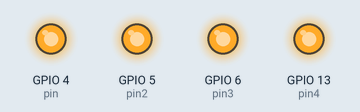
A program run on a simulated Raspberry Pi (BCM pin numbers). Parts: output pins drawn as LEDs (lit = HIGH). At 5.0 s the program stops and its outputs stay as they are.

Above: at 0.1 s.
At 5.1 s:
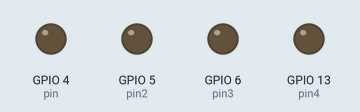
Timing chart, 0 to 6.5 s (numbered marks = the images above):
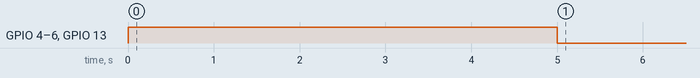

Measured:
- by itself, GPIO 4 (pin), GPIO 5 (pin2), GPIO 6 (pin3), GPIO 13 (pin4): LOW → HIGH at 0.00 s, → LOW 5.0 s later

The program:

testPins.py
```python
from gpiozero import OutputDevice
from time import sleep


if __name__ == "__main__":
	PIN = 4
	PIN2 = 5
	PIN3 = 6
	PIN4 = 13
	pin = OutputDevice(PIN)
	pin2 = OutputDevice(PIN2)
	pin3 = OutputDevice(PIN3)
	pin4 = OutputDevice(PIN4)

	pin.on()
	pin2.on()
	pin3.on()
	pin4.on()
	sleep(5)
	pin.off()
	pin2.off()
	pin3.off()
	pin4.off()
```
